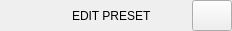
          <widget class="QFrame" name="frame_top">
           <property name="minimumSize">
            <size>
             <width>0</width>
             <height>31</height>
            </size>
           </property>
           <property name="maximumSize">
            <size>
             <width>3840</width>
             <height>31</height>
            </size>
           </property>
           <property name="mouseTracking">
            <bool>false</bool>
           </property>
           <property name="acceptDrops">
            <bool>false</bool>
           </property>
           <property name="frameShape">
            <enum>QFrame::Shape::NoFrame</enum>
           </property>
           <property name="frameShadow">
            <enum>QFrame::Shadow::Raised</enum>
           </property>
           <layout class="QGridLayout" name="gridLayout_13">
            <property name="sizeConstraint">
             <enum>QLayout::SizeConstraint::SetDefaultConstraint</enum>
            </property>
            <property name="leftMargin">
             <number>0</number>
            </property>
            <property name="topMargin">
             <number>0</number>
            </property>
            <property name="rightMargin">
             <number>0</number>
            </property>
            <property name="bottomMargin">
             <number>0</number>
            </property>
            <property name="spacing">
             <number>0</number>
            </property>
            <item row="1" column="6">
             <spacer name="verticalSpacer_17">
              <property name="orientation">
               <enum>Qt::Orientation::Vertical</enum>
              </property>
              <property name="sizeHint" stdset="0">
               <size>
                <width>20</width>
                <height>10</height>
               </size>
              </property>
             </spacer>
            </item>
            <item row="0" column="2">
             <spacer name="horizontalSpacer_5">
              <property name="orientation">
               <enum>Qt::Orientation::Horizontal</enum>
              </property>
              <property name="sizeHint" stdset="0">
               <size>
                <width>40</width>
                <height>20</height>
               </size>
              </property>
             </spacer>
            </item>
            <item row="0" column="4">
             <spacer name="horizontalSpacer_16">
              <property name="orientation">
               <enum>Qt::Orientation::Horizontal</enum>
              </property>
              <property name="sizeHint" stdset="0">
               <size>
                <width>40</width>
                <height>20</height>
               </size>
              </property>
             </spacer>
            </item>
            <item row="0" column="6">
             <widget class="QPushButton" name="closeWindow">
              <property name="enabled">
               <bool>true</bool>
              </property>
              <property name="sizePolicy">
               <sizepolicy hsizetype="Minimum" vsizetype="Expanding">
                <horstretch>0</horstretch>
                <verstretch>0</verstretch>
               </sizepolicy>
              </property>
              <property name="minimumSize">
               <size>
                <width>40</width>
                <height>31</height>
               </size>
              </property>
              <property name="maximumSize">
               <size>
                <width>40</width>
                <height>31</height>
               </size>
              </property>
              <property name="text">
               <string/>
              </property>
              <property name="iconSize">
               <size>
                <width>16</width>
                <height>16</height>
               </size>
              </property>
             </widget>
            </item>
            <item row="0" column="3">
             <widget class="QLabel" name="label_title">
              <property name="text">
               <string>EDIT PRESET</string>
              </property>
             </widget>
            </item>
            <item row="0" column="0">
             <spacer name="horizontalSpacer_7">
              <property name="orientation">
               <enum>Qt::Orientation::Horizontal</enum>
              </property>
              <property name="sizeType">
               <enum>QSizePolicy::Policy::Fixed</enum>
              </property>
              <property name="sizeHint" stdset="0">
               <size>
                <width>12</width>
                <height>20</height>
               </size>
              </property>
             </spacer>
            </item>
            <item row="0" column="1">
             <widget class="QLabel" name="labelWindowIcon">
              <property name="minimumSize">
               <size>
                <width>20</width>
                <height>20</height>
               </size>
              </property>
              <property name="maximumSize">
               <size>
                <width>20</width>
                <height>20</height>
               </size>
              </property>
              <property name="text">
               <string/>
              </property>
              <property name="pixmap">
               <pixmap resource="files.qrc">:/resources/icons/64x64/cine-encoder.png</pixmap>
              </property>
              <property name="scaledContents">
               <bool>true</bool>
              </property>
             </widget>
            </item>
           </layout>
          </widget>
